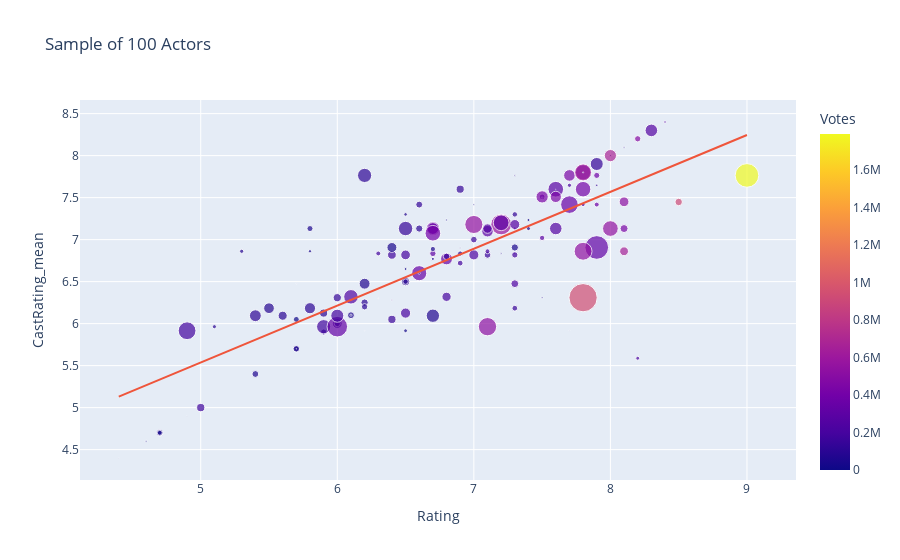

The cell this chart's notebook holds for it:
### Code cell
fig = px.scatter(
    data_frame=dfCSsample,
    x="Rating", y="CastRating_mean",
    color='Votes', size='Revenue',
    trendline='ols',
    title='Sample of 100 Actors',
)
olsResults = px.get_trendline_results(fig)
fig.show()
olsResults.px_fit_results.iloc[0].summary2()

### Figure 1 — Plotly figure (JSON) as saved in the notebook; plotly's stock layout.template omitted (floating-point values rounded to 4 significant figures; data arrays with more than 128 entries replaced by an {"elided": "..."} marker saying what was removed)
{"data": [{"hovertemplate": "Rating=%{x}<br>CastRating_mean=%{y}<br>Revenue=%{marker.size}<br>Votes=%{marker.color}<extra></extra>", "legendgroup": "", "marker": {"color": {"elided": "143 int values"}, "coloraxis": "coloraxis", "size": {"elided": "143 float values"}, "sizemode": "area", "sizeref": 1.901, "symbol": "circle"}, "mode": "markers", "name": "", "orientation": "v", "showlegend": false, "type": "scatter", "x": {"elided": "143 float values"}, "xaxis": "x", "y": {"elided": "143 float values"}, "yaxis": "y"}, {"hovertemplate": "<b>OLS trendline</b><br>CastRating_mean = 0.677022 * Rating + 2.1521<br>R<sup>2</sup>=0.632681<br><br>Rating=%{x}<br>CastRating_mean=%{y} <b>(trend)</b><extra></extra>", "legendgroup": "", "marker": {"symbol": "circle"}, "mode": "lines", "name": "", "showlegend": false, "type": "scatter", "x": {"elided": "143 float values"}, "xaxis": "x", "y": {"elided": "143 float values"}, "yaxis": "y"}], "layout": {"coloraxis": {"colorbar": {"title": {"text": "Votes"}}, "colorscale": [[0, "#0d0887"], [0.1111, "#46039f"], [0.2222, "#7201a8"], [0.3333, "#9c179e"], [0.4444, "#bd3786"], [0.5556, "#d8576b"], [0.6667, "#ed7953"], [0.7778, "#fb9f3a"], [0.8889, "#fdca26"], [1, "#f0f921"]]}, "legend": {"itemsizing": "constant", "tracegroupgap": 0}, "title": {"text": "Sample of 100 Actors"}, "xaxis": {"anchor": "y", "domain": [0, 1], "title": {"text": "Rating"}}, "yaxis": {"anchor": "x", "domain": [0, 1], "title": {"text": "CastRating_mean"}}}}
